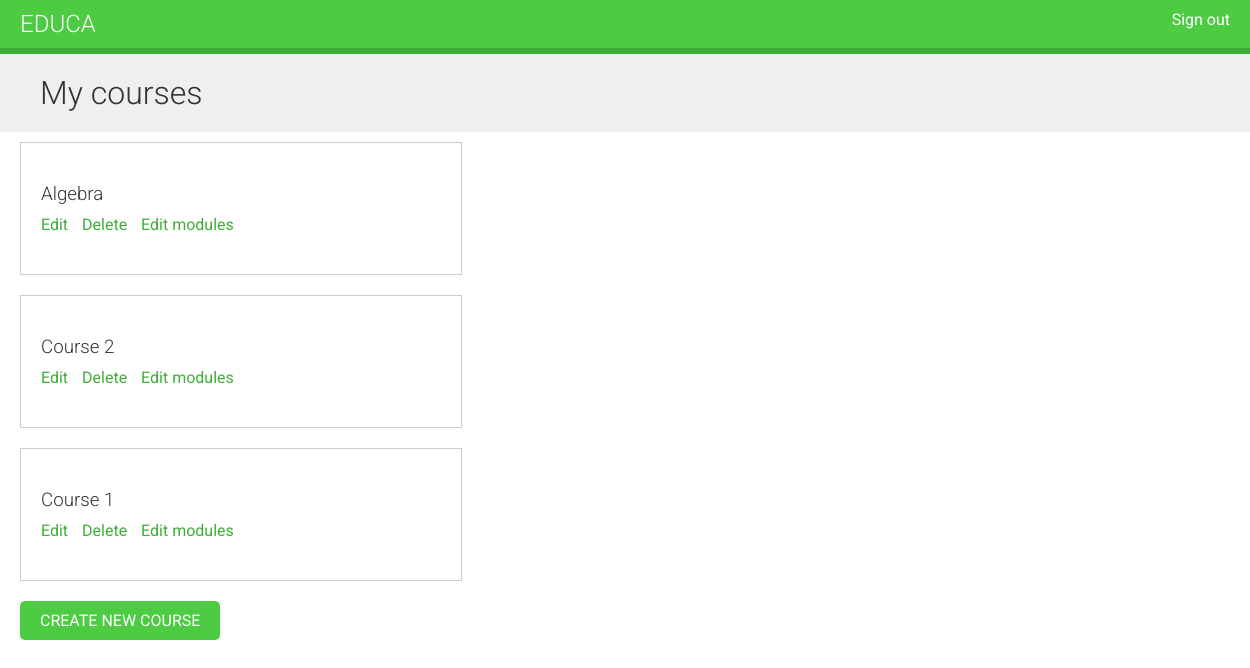
Before: /course/mine/ (signed in) with the older database file.
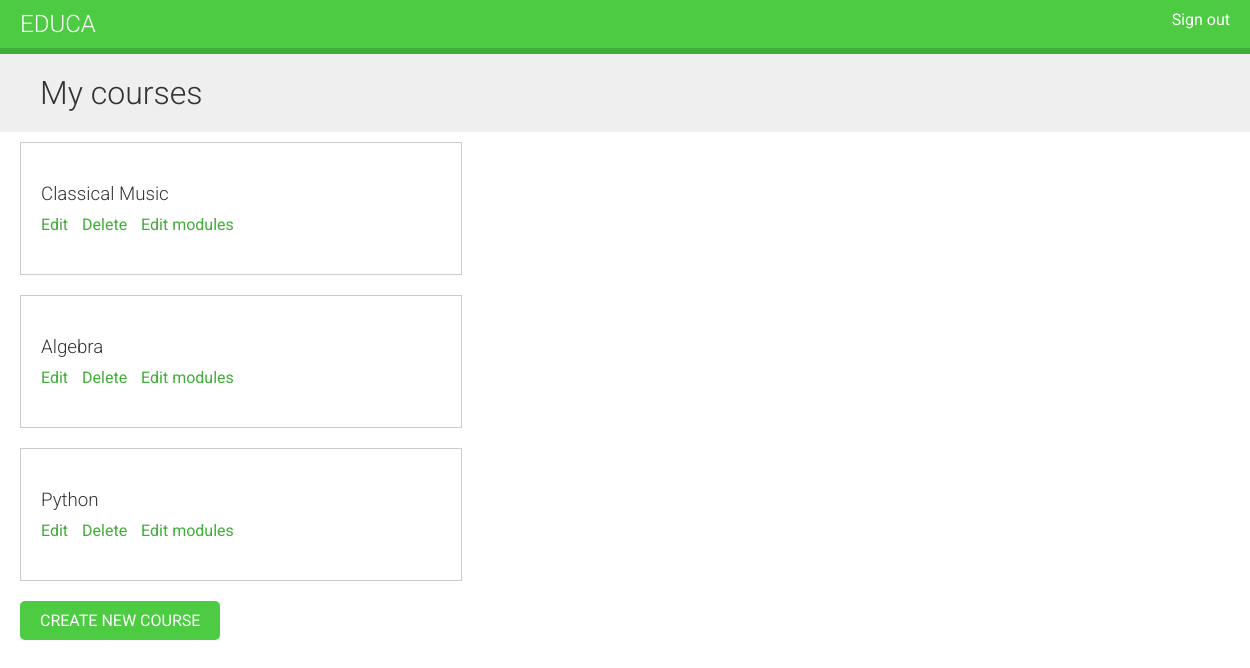
After: the same page with the newer database file.
### courses/models.py (models this page shows, shortened)
class Course(models.Model):
    owner       = models.ForeignKey(User,
                            related_name='courses_created')
    subject     = models.ForeignKey(Subject,
                            related_name='courses')
    title       = models.CharField(max_length=200)
    slug        = models.SlugField(max_length=200, unique=True)
    overview    = models.TextField()
    created     = models.DateTimeField(auto_now_add=True)
    class Meta:
        ordering = ('-created', )

### courses/views.py (the view, shortened to what this page needs)
class ManageCourseListView(ListView):
    model = Course
    template_name = 'courses/manage/course/list.html'

### courses/views.py (called while the page is built)
    def get_queryset(self):
        qs = super(OwnerMixin, self).get_queryset()
        return qs.filter(owner=self.request.user)

### courses/templates/courses/manage/course/list.html (shortened to what this page needs)
{% extends "base.html" %}
{% block content %}
<h1> My courses </h1>
<div class ="module">
  {% for course in object_list %}
  <div class="course-info">
    <h3>{{ course.title }} </h3>
    <p> <a href ="{% url "course-edit" course.id %}"> Edit </a>
        <a href ="{% url "course-delete" course.id %}"> Delete </a>
        <a href ="{% url "course-module-update" course.id %}"> Edit modules </a>
    </p> </div> {% empty %} <p> You haven't created any courses yet.</p>
  {% endfor %}
  <p>
    <a href="{% url "course-create" %}" class="button"> Create new course </a>
  </p>
</div>
{% endblock %}

### courses/templates/base.html (shortened to what this page needs)
{% load static %}
<html>
<head>
  <link href ="{% static "css/base.css" %}" rel ="stylesheet">
</head>
<body>
  <div id="header">
  <a href ="/" class="logo" >Educa</a>
   <ul class="menu">
     {% if request.user.is_authenticated %}
     <li>
       <a href="{% url "logout" %}"> Sign out </a>
     </li>
     {% else %}
     <li>
       <a href ="{% url "login" %}" >Sign in</a>
     </li> {% endif %}
   </ul>
 </div>
 <div id="content">
   {% block content %} {% endblock %}
 </div>
</body>
</html>

### courses/static/css/base.css (style rules this page uses)
body { margin:0; font-family:'Roboto', sans-serif; font-weight:400; color:#333; }
a { color:#3fad37; text-decoration:none; }
h1, h2, h3, h4, h5, h6 { font-family:'Roboto', sans-serif; font-weight:300; }
h1 { background:#efefef; width:100%; overflow:auto; padding:20px 0 20px 40px; margin:0; }
.module { overflow:auto; }
.module h3 { margin:30px 0 0; padding:0; width:100%; }
.module p { margin:10px 0 20px; width:100%; float:left; }
#header { background:#4dcc43; overflow:auto; padding:10px 20px; border-bottom:6px solid #3fad37; }
#header .logo { text-decoration:none; font-family:'Roboto', sans-serif; font-weight:300; text-transform:uppercase; font-size:24px; color:#fff; float:left; }
#header a { color:#fff; }
#header .menu { list-style:none; float:right; margin:0; padding:0; }
.module { padding:10px 20px; float:left; }
input[type=submit], a.button { border-radius:5px; background:#4dcc43; color:#fff; font-size:16px; text-transform:uppercase; border:none; padding:10px 20px; margin:20px 0; }
.course-info { border:1px solid #ccc; padding:10px 20px 20px; width:400px; overflow:auto; margin-bottom:20px; }
.course-info a { margin-right:10px; }

Changed rows visible on the page:
removed Course: title "Course 1"
added Course: title "Classical Music"
changed Course: title "Course 2" → "Python"
